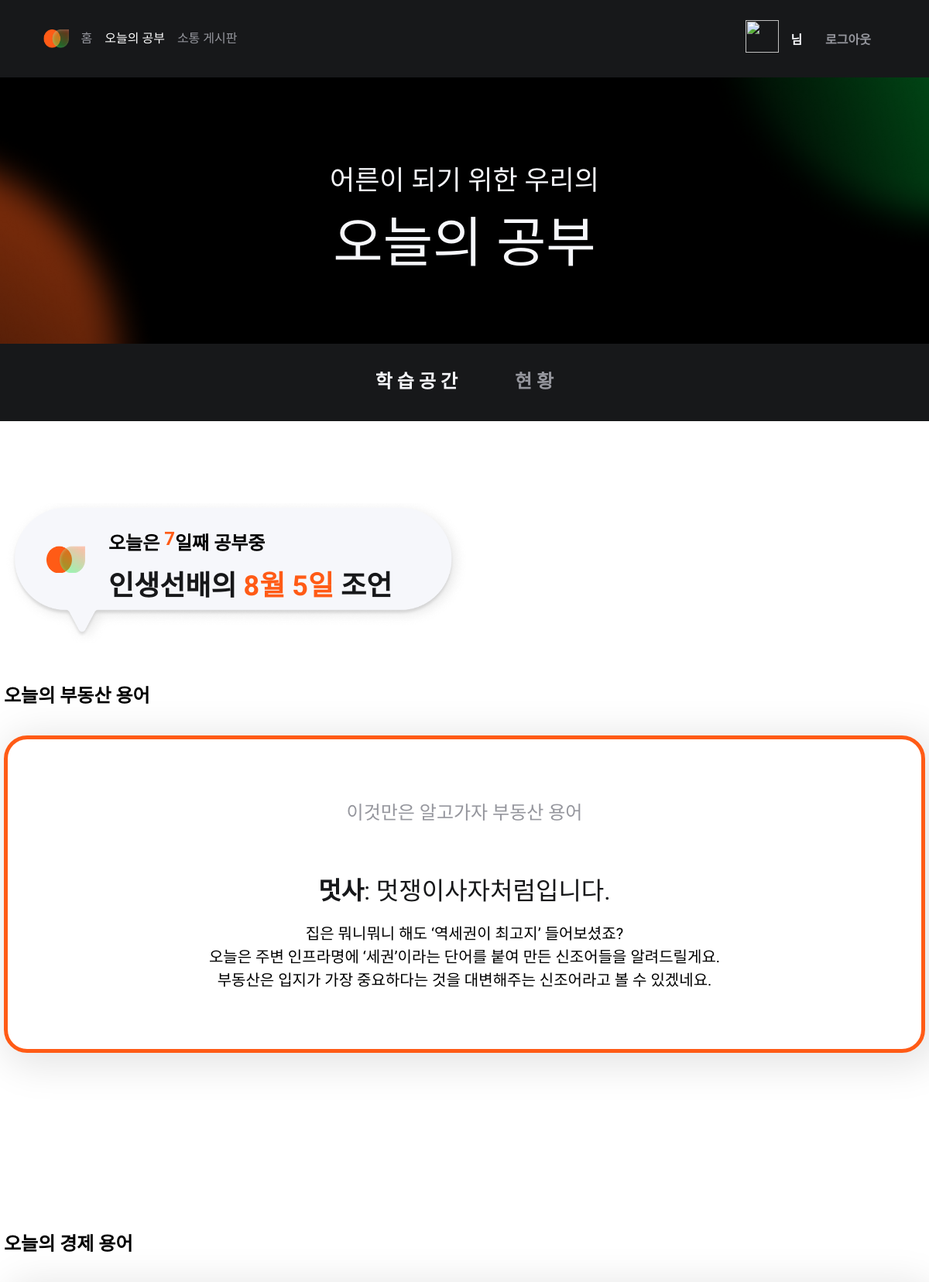
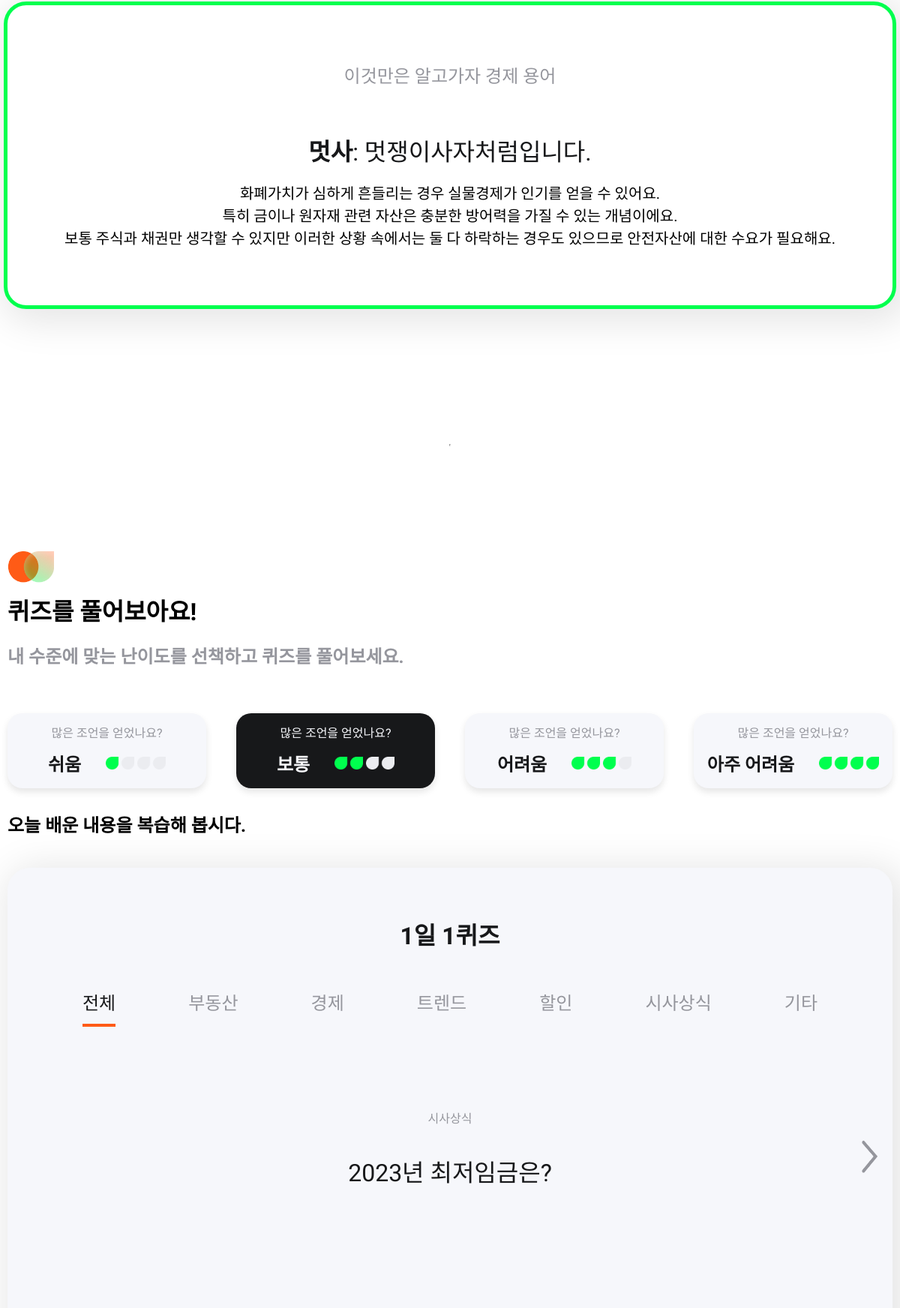
Screenshot of /quiz/studySpace/1 (upper part) with the database file from the repository (2 pictures, top to bottom).
### quizApp/models.py (models this page shows)
class Term(models.Model):
    title = models.CharField(max_length=30)
    description = models.CharField(max_length=50)
    content = models.TextField("TEXT")
    category = models.CharField("CATEGORY", max_length=30)

class Quiz(models.Model):
    text = models.CharField("TEXT", max_length=100) # 질문 문항
    description = models.CharField("DESCRIPTION", max_length=40) # 카테고리 요약금
    category = models.PositiveIntegerField("CATEGORY") # 카테고리
    difficulty = models.PositiveIntegerField("DIFFICULTY", default=0) # 난이도
    total = models.PositiveIntegerField("TOTAL", default=0) # 전체 정답 시도 수
    incorrect = models.PositiveIntegerField("INCORRECT", default=0) # 문제 오답 수
    correct = models.CharField("CORRECT", max_length=10) # 문제의 정답
    content = models.TextField("CONTENT") # 오답노트

### quizApp/views.py (the view)
# urls.py: path('studySpace/<int:level>', studySpace, name="studySpace"),
def studySpace(request, level):
    def get_random(category):
        term = Term.objects.filter(category=category).order_by("?").first()
        return term
    randomRealtyTerm = get_random("Realty")
    realtyContents = randomRealtyTerm.content.split("\n")
    randomEconomyTerm = get_random("Economy")
    economyContents = randomEconomyTerm.content.split("\n")
    quizs = {}
    quizAll = Quiz.objects.filter(difficulty=level).order_by("?").first()
    for category in range(6):
        quiz = Quiz.objects.filter(category=category, difficulty=level).order_by("?").first()
        boxIndex = category + 2
        boxNumber = "box-" + str(boxIndex)
        quizs[quiz] = boxNumber
    context = {
        'realtyTerm': randomRealtyTerm,
        'realtyContents': realtyContents,
        'economyTerm': randomEconomyTerm,
        'economyContents': economyContents,
        'quizs': quizs,
        'quizAll': quizAll
    }
    if level == 0:
        return render(request, 'quizApp/study-easy.html', context)
    elif level == 1:
        return render(request, 'quizApp/study-normal.html', context)
    elif level == 2:
        return render(request, 'quizApp/study-hard.html', context)
    else:
        return render(request, 'quizApp/study-very-hard.html', context)

### templates/quizApp/study-normal.html (shortened to what this page needs)
{% load static %}
<!DOCTYPE html>
<html lang="en">
<head>
    <link rel="stylesheet" href="{% static 'css/studyStyle.css' %}">
</head>
<body onload="handleScrollPosition(event)">
    <nav>
        <div class="nav-left">
            <img src="{% static 'img/main-nav-logo.png' %}" alt="로고">
            <a href="{% url 'main' %}" style=" color: #95969D;" >홈</a>
            <a class="nav-second" style="color: #FFFFFF;" href="{% url 'quizApp:studySpace' level=0 %}">오늘의 공부</a>
            <a class="nav-third" href="{% url 'communicationApp:communication_list' %}" style=" color: #95969D;">소통 게시판</a>
        </div>
        <div class="nav-right">
            <a href="{% url 'accounts:profile' %}">
                <img class="nav-icon-third" style="margin-right: 15px;" src="{{request.user.profile.image.url}}" alt="">
            </a>
            <p style="color: #FFFFFF;top:50%;margin-bottom: 0px; margin-right:30px;
            color: var(--unnamed, #F6F7FB);
            font-size: 16px;
            font-style: normal;
            font-weight: 700;
            line-height: normal;">{{request.user.profile.name}}님</p>
            <a href="{% url 'accounts:logOut' %}" style="text-decoration: none;
            color: inherit;">
            <p style="color: #FFFFFF;top:50%;margin-bottom: 0px; margin-right:40px;
            color: var(--1, #95969D);
            font-size: 16px;
            font-style: normal;
            font-weight: 700;
            line-height: normal;">로그아웃</p>
            </a>
        </div>
    </nav>
    <header class="study-title">
        <p>어른이 되기 위한 우리의</p>
        <p>오늘의 공부</p>
    </header>
    <nav id="nav2">
        <a href="{% url 'quizApp:studySpace' level=1 %}" style="text-decoration: none;
        color: inherit;"><p id="nav2-first" style="color: #F6F7FB; ">학 습 공 간</p></a>
        <a href="{% url 'quizApp:stateAll' %}" style="text-decoration: none;
        color: inherit;"><p id="nav2-second">현 황</p></a>
    </nav>
    <div id="study-place">
        <div class="advice-box">
            <div class="speech-bubble-box">
                <div class="speech-bubble">
                    <img src="{% static 'img/study-logo.png' %}" alt="">
                    <div class="speech-bubble-content">
                        <div id="speech-bubble-content-first">
                            <p>오늘은&nbsp;</p>
                            <p id="speech-bubble-content-date1">7</p>
                            <p>일째 공부중</p>
                        </div>
                        <div id="speech-bubble-content-second">
                            <p>인생선배의&nbsp;</p>
                            <p id="speech-bubble-content-date2">6월 12일&nbsp;</p>
                            <p>&nbsp;</p>
                            <p>조언</p>
                        </div>
                    </div>
                </div>
            </div>
            <div class="today-first-box">
                <p class="today-box-title">오늘의 부동산 용어</p>
                <div class="today-study-box">
                    <p class="today-study-box-title">이것만은 알고가자 부동산 용어</p>
                    <div class="today-study-box-word">
                        <p><strong>{{ realtyTerm.title }}</strong>: {{ realtyTerm.description }}</p>
                    </div>
                    <div class="today-study-box-info" style="text-align:center;">
                        {% for content in realtyContents%}
                        <p>{{ content }}</p>
                        {% endfor %}
                    </div>
                </div>
            </div>
            <div class="today-second-box">
                <p class="today-box-title">오늘의 경제 용어</p>
                <div class="today-study-box">
                    <p class="today-study-box-title">이것만은 알고가자 경제 용어</p>
                    <div class="today-study-box-word">
                        <p><strong>{{ economyTerm.title }}</strong>: {{ economyTerm.description}}</p>
                    </div>
                    <div class="today-study-box-info" style="text-align:center;">
                        {% for content in economyContents %}
                        <p>{{ content }}</p>
                        {% endfor %}
                    </div>
                </div>
            </div>
        </div>
        <hr>
        <div class="quiz-container">
            <div class="quiz-container-title">
                <img src="{% static 'img/main-nav-logo.png' %}" alt="">
                <p>퀴즈를 풀어보아요!</p>
                <p>내 수준에 맞는 난이도를 선책하고 퀴즈를 풀어보세요.</p>
            </div>
            <div class="quiz-level-container">
                <a href="{% url 'quizApp:studySpace' level=0 %}"  onclick="handleScrollPosition(event)" style="text-decoration: none; color: inherit;">
                    <div class="quiz-level-box" >
                        <p class="quiz-level-comment">많은 조언을 얻었나요?</p>
                        <div class="quiz-level">
                            <p class="quiz-level-name" >쉬움</p>
                            <img src="{% static 'img/study-easy.png' %}" alt="">
                        </div>
                    </div>
                </a>
                <a href="{% url 'quizApp:studySpace' level=1 %}"  onclick="handleScrollPosition(event)" style="text-decoration: none; color: inherit;">
                    <div class="quiz-level-box" style="background-color: #17181A;">
                        <p class="quiz-level-comment" style="color: #F6F7FB;">많은 조언을 얻었나요?</p>
                        <div class="quiz-level">
                            <p class="quiz-level-name" style="color: #F6F7FB;">보통</p>
                            <img src="{% static 'img/study-normal.png' %}" alt="">
                        </div>
                    </div>
                </a>
                <a href="{% url 'quizApp:studySpace' level=2 %}"  onclick="handleScrollPosition(event)" style="text-decoration: none; color: inherit;">
                    <div class="quiz-level-box" >
                        <p class="quiz-level-comment">많은 조언을 얻었나요?</p>
                        <div class="quiz-level">
                            <p class="quiz-level-name">어려움</p>
                            <img src="{% static 'img/study-hard.png' %}" alt="">
                        </div>
                    </div>
                </a>
                <a href="{% url 'quizApp:studySpace' level=3 %}"  onclick="handleScrollPosition(event)" style="text-decoration: none; color: inherit;">
                    <div class="quiz-level-box">
                        <p class="quiz-level-comment">많은 조언을 얻었나요?</p>
                        <div class="quiz-level">
                            <p class="quiz-level-name">아주 어려움</p>
                            <img src="{% static 'img/study-very-hard.png' %}" alt="">
                        </div>
                    </div>
                </a>
            </div>
            <p class="quiz-container-p">오늘 배운 내용을 복습해 봅시다.</p>
            <div class="quiz-box">
                <div class="quiz-box-content">
                    <p class="quiz-box-content-title">1일 1퀴즈</p>
                    <div class="quiz-box-content-nav">
                        <p id="p-1">전체</p>
                        <p id="p-2">부동산</p>
                        <p id="p-3">경제</p>
                        <p id="p-4">트렌드</p>
                        <p id="p-5">할인</p>
                        <p id="p-6">시사상식</p>
                        <p id="p-7">기타</p>
                    </div>
                    <div class="quiz-change-box" id="box-1">
                        <p class="quiz-box-content-p-fisrt">{{ quizAll.text }}</p>
                        <p class="quiz-box-content-p-second">{{ quizAll.description }}</p>
                        <div class="quiz-box-content-quizBtn">
                        </div>
                    </div>
                </div>
                <img class="study-next-btn" src="{% static 'img/study-next-btn.png' %}" alt="">
            </div>
        </div>
    </div>
</body>
</html>

### rows the page displays
Term: title "멋사", description "멋쟁이사자처럼입니다."
Term: title "멋사", description "멋쟁이사자처럼입니다."
Quiz: text "시사상식", description "2023년 최저임금은?"

### other values shown
{{ content }} "집은 뭐니뭐니 해도 ‘역세권이 최고지’ 들어보셨죠?" "오늘은 주변 인프라명에 ‘세권’이라는 단어를 붙여 만든 신조어들을 알려드릴게요." "부동산은 입지가 가장 중요하다는 것을 대변해주는 신조어라고 볼 수 있겠네요."
{{ content }} "화폐가치가 심하게 흔들리는 경우 실물경제가 인기를 얻을 수 있어요." "특히 금이나 원자재 관련 자산은 충분한 방어력을 가질 수 있는 개념이에요." "보통 주식과 채권만 생각할 수 있지만 이러한 상황 속에서는 둘 다 하락하는 경우도 있으므로 안전자산에 대한 수요가 필요해요."
